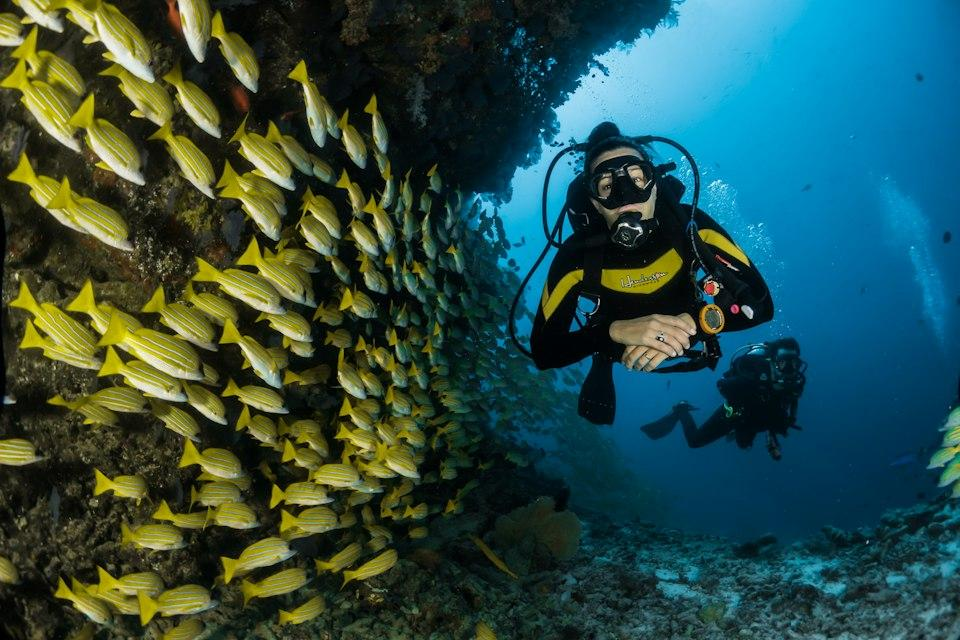
#> input picture assets/samples/sample_coral_reef.jpg, 960 x 640 px
$ python -i enhancer.py   (imports and definitions only)
#> lines starting #> are read from the running program, lines starting #| are printed output that depends on the picture
"""
Underwater Image & Video Frame Preprocessing & Enhancement Engine.
Implements Red-Channel Compensation, CLAHE, White Balance, and Dehazing.
"""

import cv2
import numpy as np
from PIL import Image

def compensate_red_channel(img_bgr: np.ndarray, alpha: float = 0.5) -> np.ndarray:
    """
    Compensates for underwater red-channel attenuation using green and blue channels.
    """
    img_float = img_bgr.astype(np.float32)
    b, g, r = cv2.split(img_float)

    # Calculate difference between green/blue and red
    mean_b = np.mean(b)
    mean_g = np.mean(g)
    mean_r = np.mean(r)

    # Compensate red channel where it has decayed significantly
    if mean_r < 1e-3:
        mean_r = 1e-3

    scale_factor = (mean_g + mean_b) / (2.0 * mean_r)
    scale_factor = np.clip(scale_factor, 1.0, 2.5)  # Avoid over-saturation

    r_comp = r * (1.0 + alpha * (scale_factor - 1.0))
    r_comp = np.clip(r_comp, 0, 255)

    compensated = cv2.merge([b, g, r_comp])
    return compensated.astype(np.uint8)

def apply_clahe(img_bgr: np.ndarray, clip_limit: float = 2.5, grid_size: tuple = (8, 8)) -> np.ndarray:
    """
    Applies Contrast Limited Adaptive Histogram Equalization in LAB color space.
    """
    lab = cv2.cvtColor(img_bgr, cv2.COLOR_BGR2LAB)
    l, a, b = cv2.split(lab)

    clahe = cv2.createCLAHE(clipLimit=clip_limit, tileGridSize=grid_size)
    l_enhanced = clahe.apply(l)

    enhanced_lab = cv2.merge([l_enhanced, a, b])
    return cv2.cvtColor(enhanced_lab, cv2.COLOR_LAB2BGR)

def white_balance_simplest(img_bgr: np.ndarray, percent: int = 1) -> np.ndarray:
    """
    Simplest color balance algorithm to eliminate extreme color cast.
    """
    out_channels = []
    cum_percent = percent / 100.0 / 2.0

    for channel in cv2.split(img_bgr):
        low_val = np.percentile(channel, cum_percent * 100)
        high_val = np.percentile(channel, (1.0 - cum_percent) * 100)

        channel_scaled = np.clip(channel, low_val, high_val)
        if high_val > low_val:
            channel_scaled = ((channel_scaled - low_val) / (high_val - low_val) * 255.0).astype(np.uint8)
        else:
            channel_scaled = channel
        out_channels.append(channel_scaled)

    return cv2.merge(out_channels)

def enhance_underwater(image_input, method: str = "balanced") -> np.ndarray:
    """
    Complete underwater enhancement pipeline.

    Parameters:
        image_input: PIL.Image or np.ndarray (RGB or BGR)
        method: "fast", "balanced", or "deep_restoration"

    Returns:
        np.ndarray: Enhanced image in RGB format
    """
    if isinstance(image_input, Image.Image):
        img_rgb = np.array(image_input)
        img_bgr = cv2.cvtColor(img_rgb, cv2.COLOR_RGB2BGR)
    elif isinstance(image_input, np.ndarray):
        # Assume RGB if 3 channels and standard array
        if len(image_input.shape) == 3 and image_input.shape[2] == 3:
            img_bgr = cv2.cvtColor(image_input, cv2.COLOR_RGB2BGR)
        else:
            img_bgr = image_input
    else:
        raise ValueError("Unsupported image type")

    if method == "fast":
        # Fast CLAHE only
        enhanced_bgr = apply_clahe(img_bgr, clip_limit=2.0)
    elif method == "deep_restoration":
        # Full pipeline: Red comp + Simplest WB + Strong CLAHE + Unsharp Mask
        red_comp = compensate_red_channel(img_bgr, alpha=0.6)
        wb = white_balance_simplest(red_comp, percent=2)
        enhanced_bgr = apply_clahe(wb, clip_limit=3.0, grid_size=(8, 8))

        # Slight sharpening
        gaussian = cv2.GaussianBlur(enhanced_bgr, (0, 0), 2.0)
        enhanced_bgr = cv2.addWeighted(enhanced_bgr, 1.3, gaussian, -0.3, 0)
    else:
        # Balanced (Default): Red comp + Balanced CLAHE + Color balance
        red_comp = compensate_red_channel(img_bgr, alpha=0.4)
        wb = white_balance_simplest(red_comp, percent=1)
        enhanced_bgr = apply_clahe(wb, clip_limit=2.2, grid_size=(8, 8))

    # Convert back to RGB for display & Gemini
    enhanced_rgb = cv2.cvtColor(enhanced_bgr, cv2.COLOR_BGR2RGB)
    return enhanced_rgb

>>> import cv2
>>> picture = cv2.cvtColor(cv2.imread('assets/samples/sample_coral_reef.jpg'), cv2.COLOR_BGR2RGB)
>>> result = enhance_underwater(picture)
#> in enhance_underwater, img_bgr is the input picture: shape (640, 960, 3); mean B, G, R 70.4, 76.9, 42.3
#> in compensate_red_channel, `b, g, r = cv2.split(img_float)`:
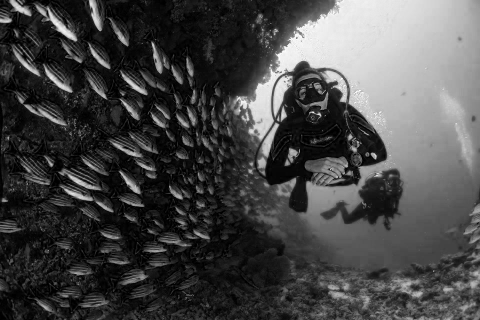
#> b: shape (640, 960) float32 (shown at 1/2 size); min 0, max 255, mean 70.4
#> in compensate_red_channel, `b, g, r = cv2.split(img_float)`:
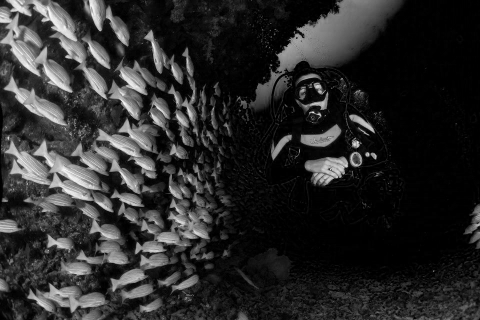
#> r: shape (640, 960) float32 (shown at 1/2 size); min 0, max 255, mean 42.3
#> in compensate_red_channel, `mean_b = np.mean(b)`: mean_b = 70.43
#> in compensate_red_channel, `mean_g = np.mean(g)`: mean_g = 76.94
#> in compensate_red_channel, `mean_r = np.mean(r)`: mean_r = 42.25
#> in compensate_red_channel, `scale_factor = (mean_g + mean_b) / (2.0 * mean_r)`: scale_factor = 1.74
#> in compensate_red_channel, `compensated = cv2.merge([b, g, r_comp])`:
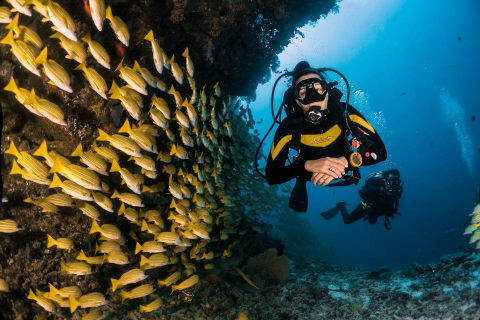
#> compensated: shape (640, 960, 3) float32 (shown at 1/2 size); mean B, G, R 70.4, 76.9, 54.4
#> the loop in white_balance_simplest, `for channel in cv2.split(img_bgr):` made 3 passes
#> (low_val, high_val) on passes 1 to 3: (0, 239), (3, 222), (0, 255)
#> pass 2, in white_balance_simplest, `channel_scaled = ((channel_scaled - low_val) / (high_val - low_val) * ..`:
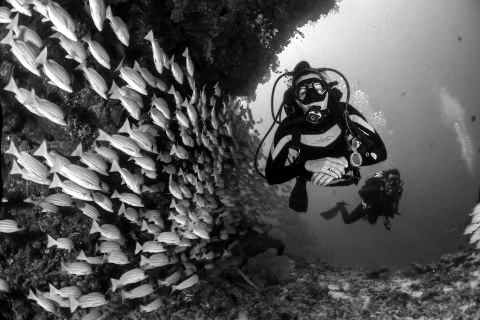
#> channel_scaled: shape (640, 960) (shown at 1/2 size); min 0, max 255, mean 85.6
#> after the loop in white_balance_simplest, `for channel in cv2.split(img_bgr):`: out_channels = 3 items
#> in apply_clahe, `l, a, b = cv2.split(lab)`:
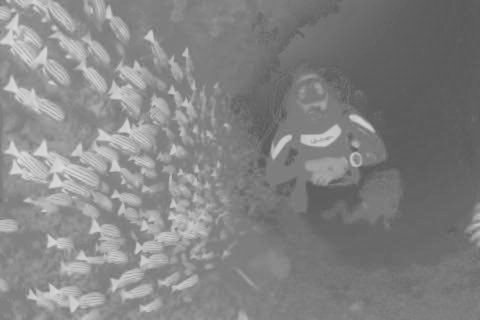
#> b: shape (640, 960) (shown at 1/2 size); min 85, max 221, mean 131
#> in apply_clahe, `l_enhanced = clahe.apply(l)`:
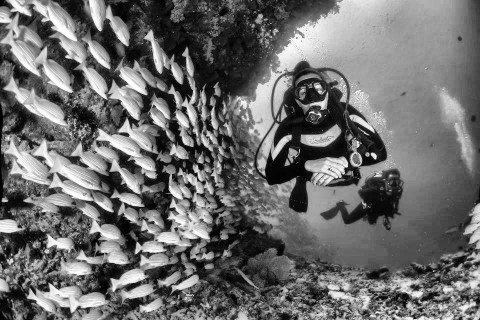
#> l_enhanced: shape (640, 960) (shown at 1/2 size); min 0, max 255, mean 108.3
#> in apply_clahe, `return cv2.cvtColor(enhanced_lab, cv2.COLOR_LAB2BGR)`:
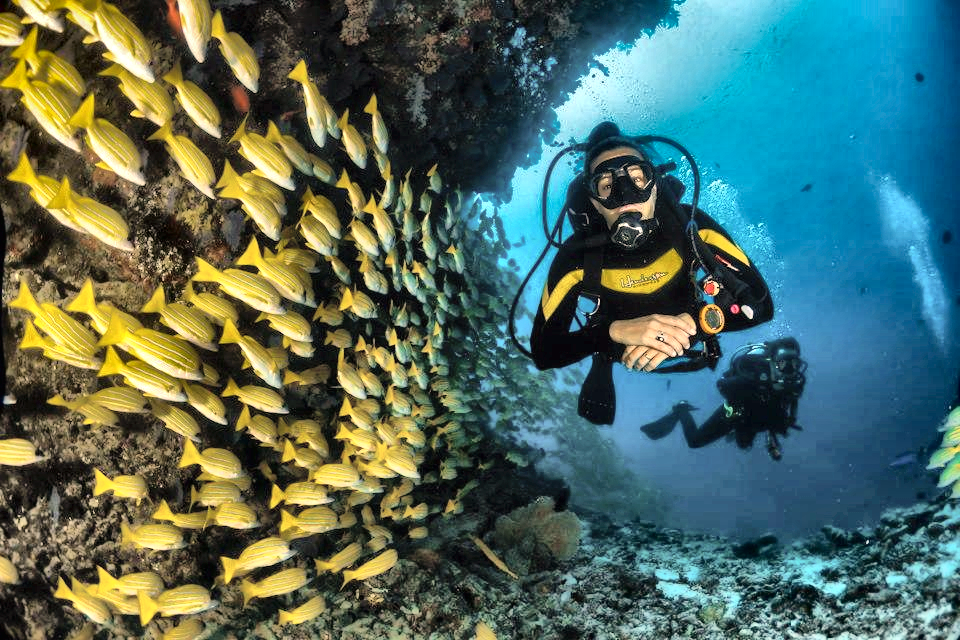
#> returned value: shape (640, 960, 3); mean B, G, R 96.3, 106.9, 79.7

$ run again, on assets/samples/sample_debris.jpg
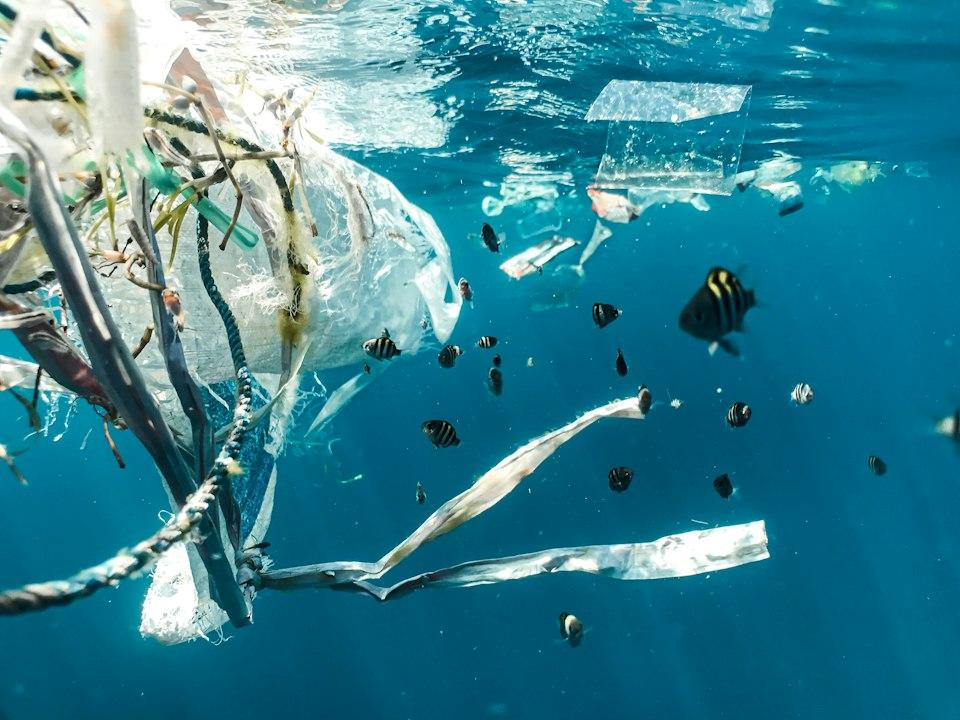
#> input picture assets/samples/sample_debris.jpg, 960 x 720 px
#> in enhance_underwater, img_bgr is the input picture: shape (720, 960, 3); mean B, G, R 147.3, 131.3, 57.2
#> mean_b = 147.3
#> mean_g = 131.3
#> mean_r = 57.22
#> scale_factor = 2.43
#> the loop in white_balance_simplest, `for channel in cv2.split(img_bgr):` made 3 passes
#> low_val on passes 1 to 3: 31, 31, 0
#> pass 1, in white_balance_simplest, `channel_scaled = ((channel_scaled - low_val) / (high_val - low_val) * ..`:
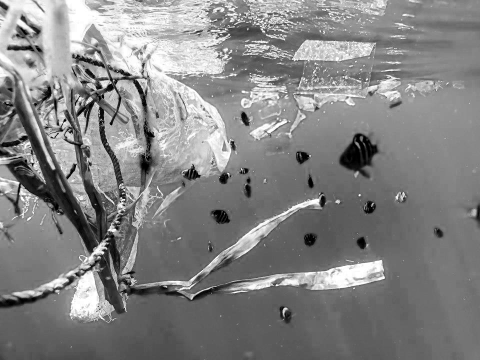
#> channel_scaled: shape (720, 960) (shown at 1/2 size); min 0, max 255, mean 131.9
#> after the loop in white_balance_simplest, `for channel in cv2.split(img_bgr):`: out_channels = 3 items
#> lab: shape (720, 960, 3); mean of channels 0, 1, 2 118.3, 126.8, 115.4
#> enhanced_lab: shape (720, 960, 3); mean of channels 0, 1, 2 114.8, 126.8, 115.4
#> in apply_clahe, `return cv2.cvtColor(enhanced_lab, cv2.COLOR_LAB2BGR)`:
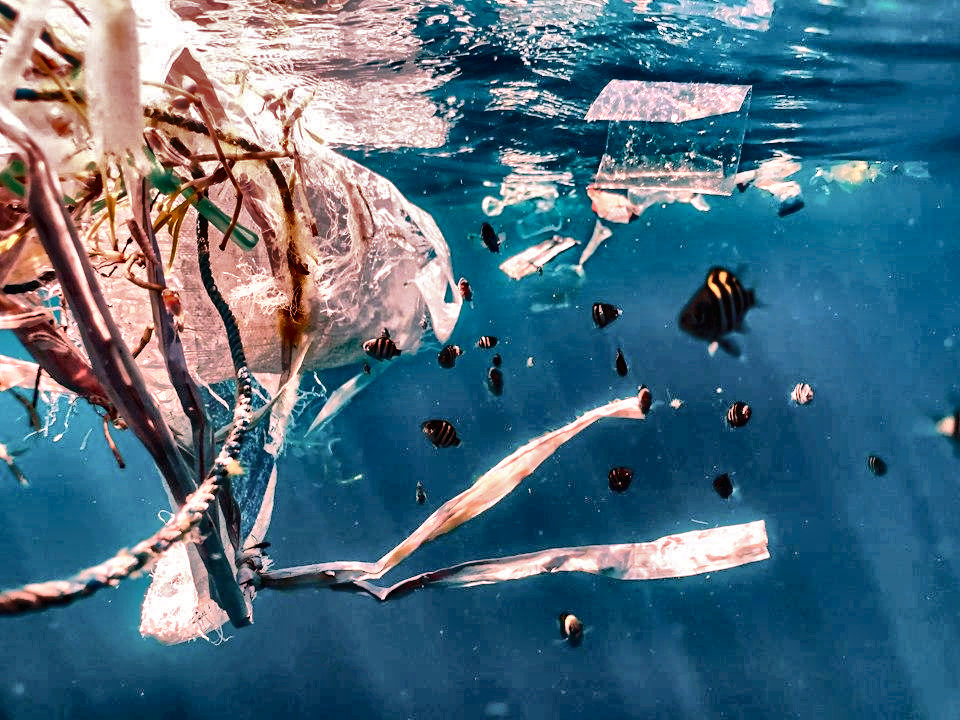
#> returned value: shape (720, 960, 3); mean B, G, R 128.7, 110.1, 78.4

$ run again, on assets/samples/sample_shipwreck.jpg
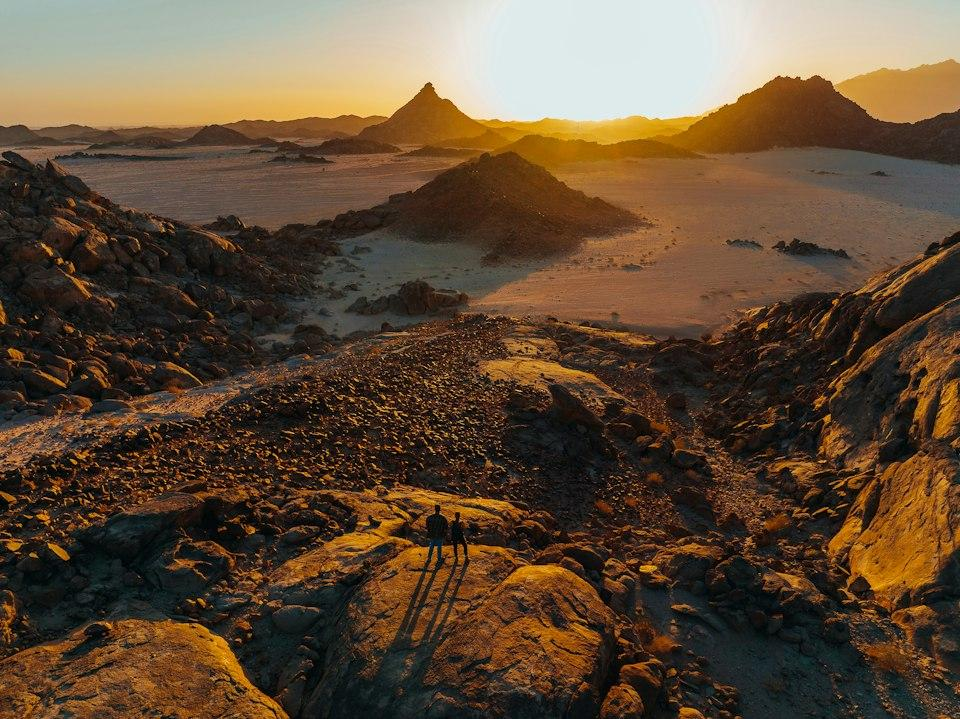
#> input picture assets/samples/sample_shipwreck.jpg, 960 x 719 px
#> in enhance_underwater, img_bgr is the input picture: shape (719, 960, 3); mean B, G, R 56.1, 76.5, 96.7
#> in compensate_red_channel, `b, g, r = cv2.split(img_float)`:
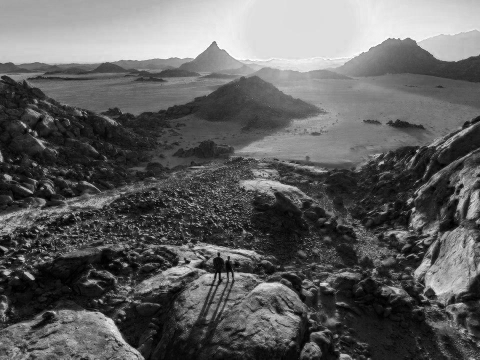
#> r: shape (719, 960) float32 (shown at 1/2 size); min 0, max 255, mean 96.7
#> mean_b = 56.13
#> mean_g = 76.54
#> mean_r = 96.66
#> in compensate_red_channel, `scale_factor = (mean_g + mean_b) / (2.0 * mean_r)`: scale_factor = 0.686
#> in compensate_red_channel, `scale_factor = np.clip(scale_factor, 1.0, 2.5)`: scale_factor = 1
#> the loop in white_balance_simplest, `for channel in cv2.split(img_bgr):` made 3 passes
#> (low_val, high_val) on passes 1 to 3: (0, 235), (0, 235), (3, 239)
#> after the loop in white_balance_simplest, `for channel in cv2.split(img_bgr):`: out_channels = 3 items
#> lab: shape (719, 960, 3); mean of channels 0, 1, 2 89.5, 133.2, 143
#> enhanced_lab: shape (719, 960, 3); mean of channels 0, 1, 2 119.5, 133.2, 143
#> in apply_clahe, `return cv2.cvtColor(enhanced_lab, cv2.COLOR_LAB2BGR)`:
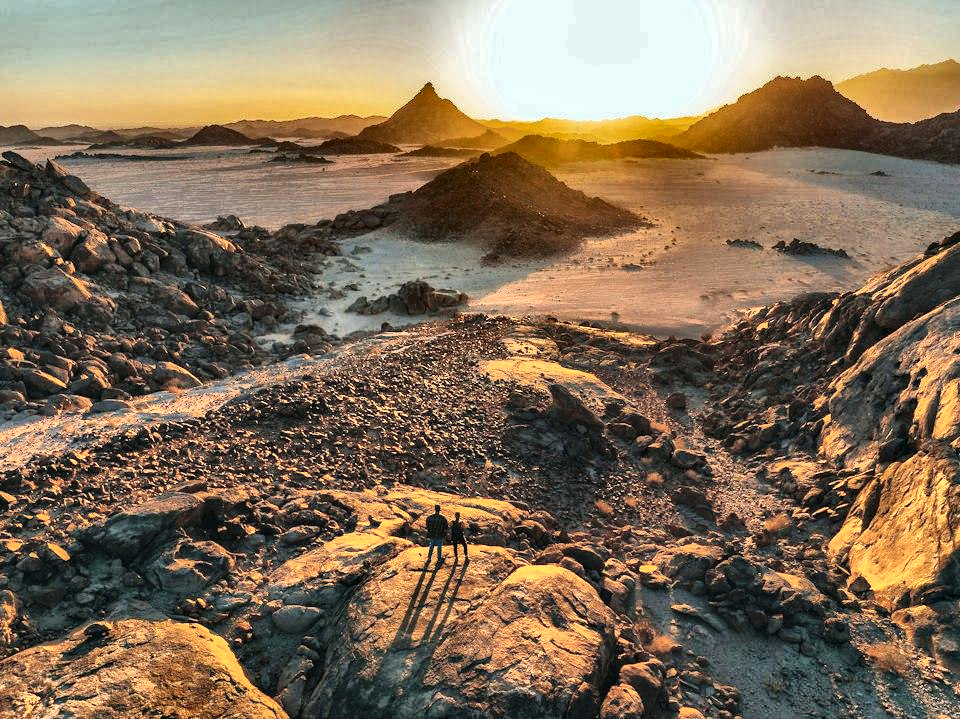
#> returned value: shape (719, 960, 3); mean B, G, R 88.4, 110.8, 130.1
